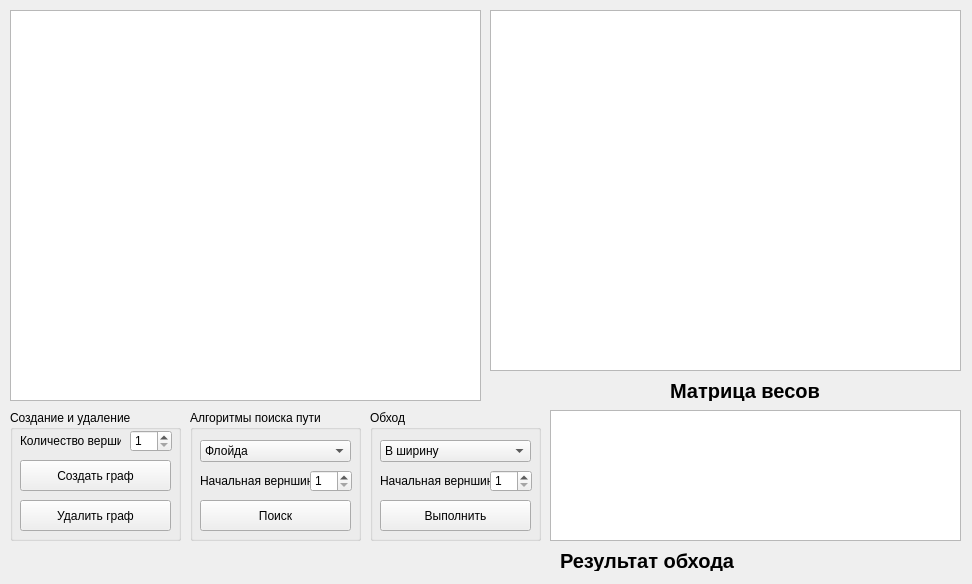
<?xml version="1.0" encoding="UTF-8"?>
<ui version="4.0">
 <class>MainWindow</class>
 <widget class="QMainWindow" name="MainWindow">
  <property name="geometry">
   <rect>
    <x>0</x>
    <y>0</y>
    <width>972</width>
    <height>584</height>
   </rect>
  </property>
  <property name="windowTitle">
   <string>MainWindow</string>
  </property>
  <widget class="QWidget" name="centralwidget">
   <widget class="QGraphicsView" name="graphicsView">
    <property name="geometry">
     <rect>
      <x>10</x>
      <y>10</y>
      <width>471</width>
      <height>391</height>
     </rect>
    </property>
   </widget>
   <widget class="QTableWidget" name="tableWidget">
    <property name="geometry">
     <rect>
      <x>490</x>
      <y>10</y>
      <width>471</width>
      <height>361</height>
     </rect>
    </property>
   </widget>
   <widget class="QGroupBox" name="groupBox">
    <property name="geometry">
     <rect>
      <x>370</x>
      <y>410</y>
      <width>171</width>
      <height>131</height>
     </rect>
    </property>
    <property name="title">
     <string>Обход</string>
    </property>
    <widget class="QPushButton" name="execOrderButton">
     <property name="geometry">
      <rect>
       <x>10</x>
       <y>90</y>
       <width>151</width>
       <height>31</height>
      </rect>
     </property>
     <property name="text">
      <string>Выполнить</string>
     </property>
    </widget>
    <widget class="QComboBox" name="orderBox">
     <property name="geometry">
      <rect>
       <x>10</x>
       <y>30</y>
       <width>151</width>
       <height>22</height>
      </rect>
     </property>
     <item>
      <property name="text">
       <string>В ширину</string>
      </property>
     </item>
     <item>
      <property name="text">
       <string>В глубину</string>
      </property>
     </item>
    </widget>
    <widget class="QLabel" name="label_3">
     <property name="geometry">
      <rect>
       <x>10</x>
       <y>60</y>
       <width>111</width>
       <height>21</height>
      </rect>
     </property>
     <property name="text">
      <string>Начальная верншина</string>
     </property>
    </widget>
    <widget class="QSpinBox" name="spinOrderBox">
     <property name="geometry">
      <rect>
       <x>120</x>
       <y>60</y>
       <width>42</width>
       <height>22</height>
      </rect>
     </property>
     <property name="minimum">
      <number>1</number>
     </property>
     <property name="maximum">
      <number>100</number>
     </property>
    </widget>
   </widget>
   <widget class="QGroupBox" name="groupBox_2">
    <property name="geometry">
     <rect>
      <x>10</x>
      <y>410</y>
      <width>171</width>
      <height>131</height>
     </rect>
    </property>
    <property name="title">
     <string>Создание и удаление</string>
    </property>
    <widget class="QPushButton" name="deleteButton">
     <property name="geometry">
      <rect>
       <x>10</x>
       <y>90</y>
       <width>151</width>
       <height>31</height>
      </rect>
     </property>
     <property name="text">
      <string>Удалить граф</string>
     </property>
    </widget>
    <widget class="QSpinBox" name="spinBox">
     <property name="geometry">
      <rect>
       <x>120</x>
       <y>20</y>
       <width>42</width>
       <height>22</height>
      </rect>
     </property>
     <property name="minimum">
      <number>1</number>
     </property>
     <property name="maximum">
      <number>100</number>
     </property>
    </widget>
    <widget class="QLabel" name="label">
     <property name="geometry">
      <rect>
       <x>10</x>
       <y>20</y>
       <width>101</width>
       <height>21</height>
      </rect>
     </property>
     <property name="text">
      <string>Количество вершин</string>
     </property>
    </widget>
    <widget class="QPushButton" name="createButton">
     <property name="geometry">
      <rect>
       <x>10</x>
       <y>50</y>
       <width>151</width>
       <height>31</height>
      </rect>
     </property>
     <property name="text">
      <string>Создать граф</string>
     </property>
    </widget>
   </widget>
   <widget class="QGroupBox" name="groupBox_3">
    <property name="geometry">
     <rect>
      <x>190</x>
      <y>410</y>
      <width>171</width>
      <height>131</height>
     </rect>
    </property>
    <property name="title">
     <string>Алгоритмы поиска пути</string>
    </property>
    <widget class="QPushButton" name="searchButton">
     <property name="geometry">
      <rect>
       <x>10</x>
       <y>90</y>
       <width>151</width>
       <height>31</height>
      </rect>
     </property>
     <property name="text">
      <string>Поиск</string>
     </property>
    </widget>
    <widget class="QComboBox" name="comboBox">
     <property name="geometry">
      <rect>
       <x>10</x>
       <y>30</y>
       <width>151</width>
       <height>22</height>
      </rect>
     </property>
     <item>
      <property name="text">
       <string>Флойда</string>
      </property>
     </item>
     <item>
      <property name="text">
       <string>Дейкстры</string>
      </property>
     </item>
    </widget>
    <widget class="QLabel" name="label_4">
     <property name="geometry">
      <rect>
       <x>10</x>
       <y>60</y>
       <width>111</width>
       <height>21</height>
      </rect>
     </property>
     <property name="text">
      <string>Начальная верншина</string>
     </property>
    </widget>
    <widget class="QSpinBox" name="spinWayBox">
     <property name="geometry">
      <rect>
       <x>120</x>
       <y>60</y>
       <width>42</width>
       <height>22</height>
      </rect>
     </property>
     <property name="minimum">
      <number>1</number>
     </property>
     <property name="maximum">
      <number>100</number>
     </property>
    </widget>
   </widget>
   <widget class="QLabel" name="label_2">
    <property name="geometry">
     <rect>
      <x>670</x>
      <y>380</y>
      <width>161</width>
      <height>21</height>
     </rect>
    </property>
    <property name="font">
     <font>
      <pointsize>15</pointsize>
      <weight>75</weight>
      <bold>true</bold>
     </font>
    </property>
    <property name="text">
     <string>Матрица весов</string>
    </property>
   </widget>
   <widget class="QTableWidget" name="tableWidget_2">
    <property name="geometry">
     <rect>
      <x>550</x>
      <y>410</y>
      <width>411</width>
      <height>131</height>
     </rect>
    </property>
   </widget>
   <widget class="QLabel" name="label_5">
    <property name="geometry">
     <rect>
      <x>560</x>
      <y>550</y>
      <width>381</width>
      <height>21</height>
     </rect>
    </property>
    <property name="font">
     <font>
      <pointsize>15</pointsize>
      <weight>75</weight>
      <bold>true</bold>
     </font>
    </property>
    <property name="text">
     <string>Результат обхода</string>
    </property>
   </widget>
  </widget>
 </widget>
 <resources/>
 <connections/>
</ui>
